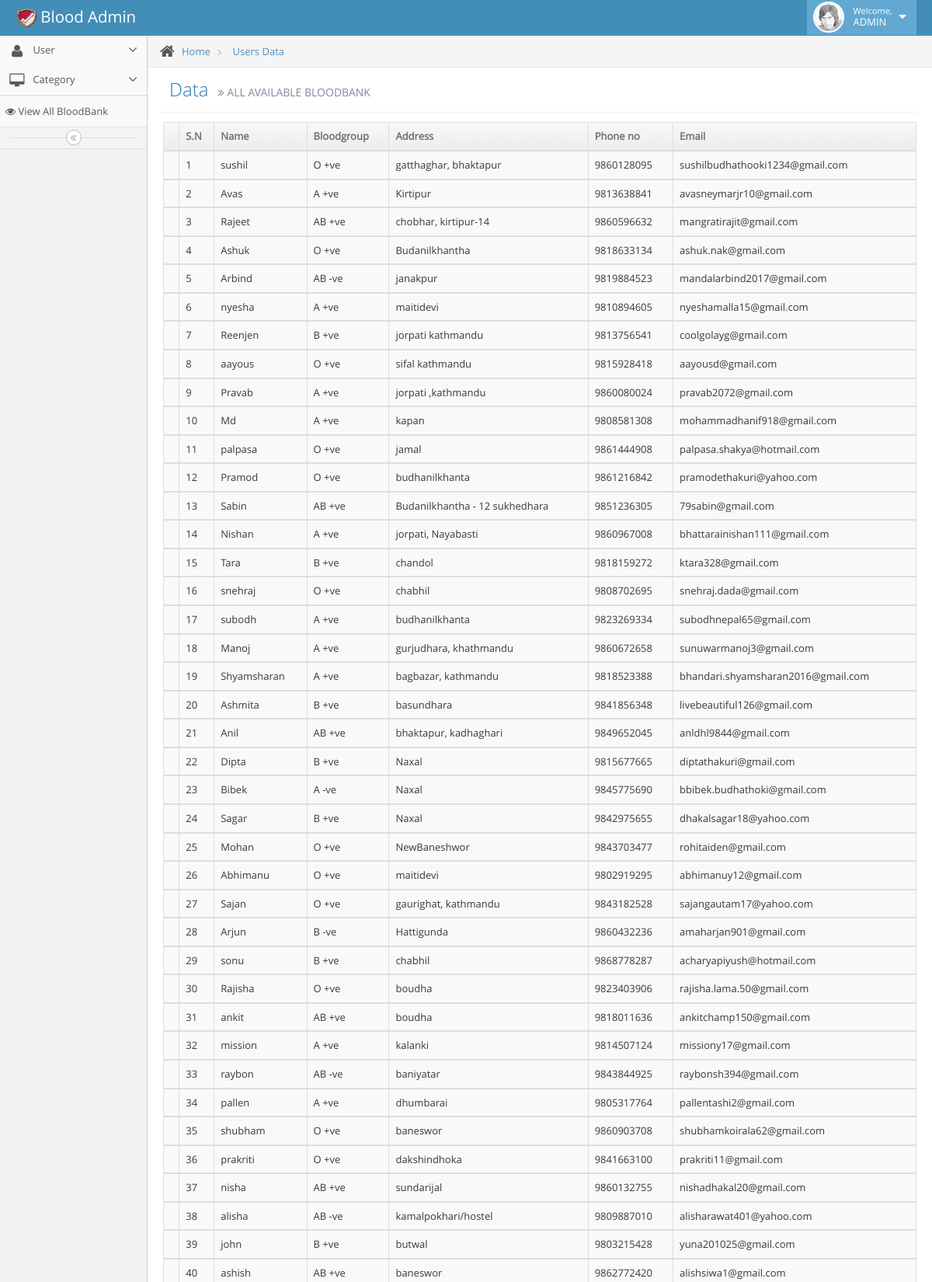
The app's page /admin/tbl_all.php (upper part) with its own data.
### tables this page shows
CREATE TABLE `tbl_user` (
  `user_id` bigint(255) NOT NULL,
  `user_email` varchar(255) DEFAULT NULL,
  `user_password` varchar(255) DEFAULT NULL,
  `user_role` varchar(255) NOT NULL,
  `user_Firstname` varchar(255) NOT NULL,
  `user_Middlename` varchar(255) NOT NULL,
  `user_Lastname` varchar(255) NOT NULL,
  `user_Address` varchar(255) NOT NULL,
  `user_gender` varchar(255) NOT NULL,
  `user_phonenumber` bigint(255) NOT NULL,
  `user_age` int(255) NOT NULL,
  `user_bloodgroup` varchar(255) NOT NULL,
  `user_avialibility` varchar(255) NOT NULL,
  `user_recentlydonatedtime` varchar(255) NOT NULL,
  `user_status` varchar(255) NOT NULL,
  `user_photo` varchar(255) NOT NULL
);

### admin/tbl_all.php (the view, shortened to what this page needs)
<?php include'layout/header.php' ?>
<?php include'layout/sidebar.php' ?>
				<div class="main-content">
					<div class="breadcrumbs" id="breadcrumbs">
						<ul class="breadcrumb">
							<li>
								<i class="icon-home home-icon"></i>
								<a href="#">Home</a>
							</li>
							<li>
								<a href="#">Users Data</a>
							</li>
						</ul>
					</div>
					<div class="page-content">
						<div class="page-header">
							<h1>
							Data
								<small>
									<i class="icon-double-angle-right"></i>
									ALL AVAILABLE BLOODBANK
								</small>
							</h1>
						</div>
						<div class="row">
							<div class="col-xs-12">
								<div class="row">
									<div class="col-xs-12">
										<div class="table-responsive">
											<table id="sample-table-1" class="table table-striped table-bordered table-hover">
												<thead>
													<tr>
														<th class="center">
															<label>
																<th>S.N</th>
															</label>
														</th>
														<th>Name</th>
														<th>Bloodgroup</th>
														<th>Address</th>
														<th>Phone no</th>
														<th>Email</th>
													</tr>
												</thead>
                                          <?php
													$stmt = $conn->prepare("SELECT * FROM tbl_user ");
													$stmt->execute();
													$sn=1;
														foreach ($stmt->fetchAll() as $k => $v)
															{
															$user_name =  $v['user_Firstname'];
															$user_email= $v['user_email'];
															$user_bloodgroup =  $v['user_bloodgroup'];
															$user_address =  $v['user_Address'];
															$user_phone =  $v['user_phonenumber'];
														?>
												<tbody>
													<tr>
														<td></td>
														<td><?php echo $sn; $sn++;  ?></td>
														<td><?php echo $user_name;?></td>
														<td >
															<?php echo $user_bloodgroup;?>
														</td>
														<td><?php echo $user_address;?></td>
                                                        <td><?php echo $user_phone;?></td>
														<td><?php echo $user_email;?></td>
													</tr>
												</tbody>
															<?php
															} ?>
											</table>
										</div>
									</div>
								</div>
							</div>
						</div>
					</div>
				</div>
			</div>
		</div>
	</body>
</html>

### records on screen
tbl_user: user_Firstname "sushil", user_bloodgroup "O +ve", user_Address "gatthaghar, bhaktapur", user_phonenumber "9860128095", user_email "sushilbudhathooki1234@gmail.com"
tbl_user: user_Firstname "Avas", user_bloodgroup "A +ve", user_Address "Kirtipur", user_phonenumber "9813638841", user_email "avasneymarjr10@gmail.com"
tbl_user: user_Firstname "Rajeet", user_bloodgroup "AB +ve", user_Address "chobhar, kirtipur-14", user_phonenumber "9860596632", user_email "mangratirajit@gmail.com"
tbl_user: user_Firstname "Ashuk", user_bloodgroup "O +ve", user_Address "Budanilkhantha", user_phonenumber "9818633134", user_email "ashuk.nak@gmail.com"
tbl_user: user_Firstname "Arbind", user_bloodgroup "AB -ve", user_Address "janakpur", user_phonenumber "9819884523", user_email "mandalarbind2017@gmail.com"
tbl_user: user_Firstname "nyesha", user_bloodgroup "A +ve", user_Address "maitidevi", user_phonenumber "9810894605", user_email "nyeshamalla15@gmail.com"
tbl_user: user_Firstname "Reenjen", user_bloodgroup "B +ve", user_Address "jorpati kathmandu", user_phonenumber "9813756541", user_email "coolgolayg@gmail.com"
tbl_user: user_Firstname "aayous", user_bloodgroup "O +ve", user_Address "sifal kathmandu", user_phonenumber "9815928418", user_email "aayousd@gmail.com"
tbl_user: user_Firstname "Pravab", user_bloodgroup "A +ve", user_Address "jorpati ,kathmandu", user_phonenumber "9860080024", user_email "pravab2072@gmail.com"
tbl_user: user_Firstname "Md", user_bloodgroup "A +ve", user_Address "kapan", user_phonenumber "9808581308", user_email "mohammadhanif918@gmail.com"
tbl_user: user_Firstname "palpasa", user_bloodgroup "O +ve", user_Address "jamal", user_phonenumber "9861444908", user_email "palpasa.shakya@hotmail.com"
tbl_user: user_Firstname "Pramod", user_bloodgroup "O +ve", user_Address "budhanilkhanta", user_phonenumber "9861216842", user_email "pramodethakuri@yahoo.com"
tbl_user: user_Firstname "Sabin", user_bloodgroup "AB +ve", user_Address "Budanilkhantha - 12 sukhedhara", user_phonenumber "9851236305", user_email "79sabin@gmail.com"
tbl_user: user_Firstname "Nishan", user_bloodgroup "A +ve", user_Address "jorpati, Nayabasti", user_phonenumber "9860967008", user_email "bhattarainishan111@gmail.com"
tbl_user: user_Firstname "Tara", user_bloodgroup "B +ve", user_Address "chandol", user_phonenumber "9818159272", user_email "ktara328@gmail.com"
tbl_user: user_Firstname "snehraj", user_bloodgroup "O +ve", user_Address "chabhil", user_phonenumber "9808702695", user_email "snehraj.dada@gmail.com"
tbl_user: user_Firstname "subodh", user_bloodgroup "A +ve", user_Address "budhanilkhanta", user_phonenumber "9823269334", user_email "subodhnepal65@gmail.com"
tbl_user: user_Firstname "Manoj", user_bloodgroup "A +ve", user_Address "gurjudhara, khathmandu", user_phonenumber "9860672658", user_email "sunuwarmanoj3@gmail.com"
tbl_user: user_Firstname "Shyamsharan", user_bloodgroup "A +ve", user_Address "bagbazar, kathmandu", user_phonenumber "9818523388", user_email "bhandari.shyamsharan2016@gmail.com"
tbl_user: user_Firstname "Ashmita", user_bloodgroup "B +ve", user_Address "basundhara", user_phonenumber "9841856348", user_email "livebeautiful126@gmail.com"
tbl_user: user_Firstname "Anil", user_bloodgroup "AB +ve", user_Address "bhaktapur, kadhaghari", user_phonenumber "9849652045", user_email "anldhl9844@gmail.com"
tbl_user: user_Firstname "Dipta", user_bloodgroup "B +ve", user_Address "Naxal", user_phonenumber "9815677665", user_email "diptathakuri@gmail.com"
tbl_user: user_Firstname "Bibek", user_bloodgroup "A -ve", user_Address "Naxal", user_phonenumber "9845775690", user_email "bbibek.budhathoki@gmail.com"
tbl_user: user_Firstname "Sagar", user_bloodgroup "B +ve", user_Address "Naxal", user_phonenumber "9842975655", user_email "dhakalsagar18@yahoo.com"
tbl_user: user_Firstname "Mohan", user_bloodgroup "O +ve", user_Address "NewBaneshwor", user_phonenumber "9843703477", user_email "rohitaiden@gmail.com"
tbl_user: user_Firstname "Abhimanu", user_bloodgroup "O +ve", user_Address "maitidevi", user_phonenumber "9802919295", user_email "abhimanuy12@gmail.com"
tbl_user: user_Firstname "Sajan", user_bloodgroup "O +ve", user_Address "gaurighat, kathmandu", user_phonenumber "9843182528", user_email "sajangautam17@yahoo.com"
tbl_user: user_Firstname "Arjun", user_bloodgroup "B -ve", user_Address "Hattigunda", user_phonenumber "9860432236", user_email "amaharjan901@gmail.com"
tbl_user: user_Firstname "sonu", user_bloodgroup "B +ve", user_Address "chabhil", user_phonenumber "9868778287", user_email "acharyapiyush@hotmail.com"
tbl_user: user_Firstname "Rajisha", user_bloodgroup "O +ve", user_Address "boudha", user_phonenumber "9823403906", user_email "rajisha.lama.50@gmail.com"
tbl_user: user_Firstname "ankit", user_bloodgroup "AB +ve", user_Address "boudha", user_phonenumber "9818011636", user_email "ankitchamp150@gmail.com"
tbl_user: user_Firstname "mission", user_bloodgroup "A +ve", user_Address "kalanki", user_phonenumber "9814507124", user_email "missiony17@gmail.com"
tbl_user: user_Firstname "raybon", user_bloodgroup "AB -ve", user_Address "baniyatar", user_phonenumber "9843844925", user_email "raybonsh394@gmail.com"
tbl_user: user_Firstname "pallen", user_bloodgroup "A +ve", user_Address "dhumbarai", user_phonenumber "9805317764", user_email "pallentashi2@gmail.com"
tbl_user: user_Firstname "shubham", user_bloodgroup "O +ve", user_Address "baneswor", user_phonenumber "9860903708", user_email "shubhamkoirala62@gmail.com"
tbl_user: user_Firstname "prakriti", user_bloodgroup "O +ve", user_Address "dakshindhoka", user_phonenumber "9841663100", user_email "prakriti11@gmail.com"
tbl_user: user_Firstname "nisha", user_bloodgroup "AB +ve", user_Address "sundarijal", user_phonenumber "9860132755", user_email "nishadhakal20@gmail.com"
tbl_user: user_Firstname "alisha", user_bloodgroup "AB -ve", user_Address "kamalpokhari/hostel", user_phonenumber "9809887010", user_email "alisharawat401@yahoo.com"
tbl_user: user_Firstname "john", user_bloodgroup "B +ve", user_Address "butwal", user_phonenumber "9803215428", user_email "yuna201025@gmail.com"
tbl_user: user_Firstname "ashish", user_bloodgroup "AB +ve", user_Address "baneswor", user_phonenumber "9862772420", user_email "alishsiwa1@gmail.com"
